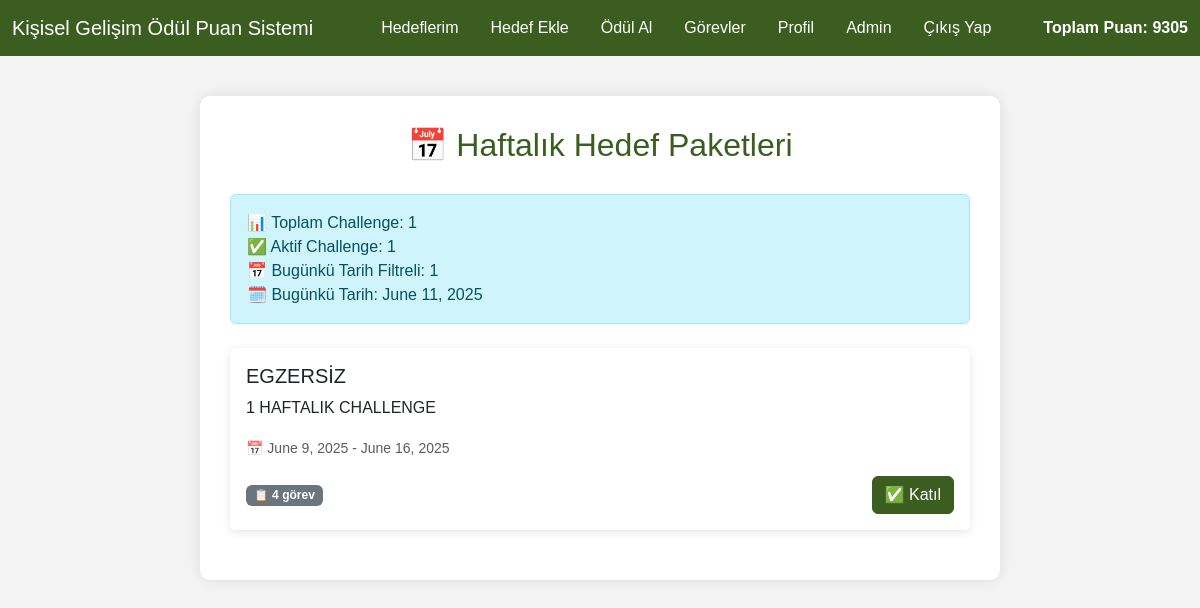
The page /accounts/haftalik-hedefler/ (signed in) on the database its author committed.
### accounts/models.py (models this page shows, shortened)
class Profile(models.Model):
    user = models.OneToOneField(User, on_delete=models.CASCADE)
    points = models.IntegerField(default=0)
    last_login_bonus = models.DateField(null=True, blank=True)
    daily_bonus_claimed = models.DateField(null=True, blank=True)

class Challenge(models.Model):
    title = models.CharField(max_length=255)
    description = models.TextField(blank=True)
    start_date = models.DateField()
    end_date = models.DateField()
    created_at = models.DateTimeField(auto_now_add=True)
    is_active = models.BooleanField(default=True)

### accounts/views.py (the view)
# urls.py: path('haftalik-hedefler/', views.challenge_list, name='challenge_list'),
def challenge_list(request):
    today = timezone.now().date()
    all_challenges = Challenge.objects.all()
    active_challenges = Challenge.objects.filter(is_active=True)
    date_filtered_challenges = Challenge.objects.filter(start_date__lte=today, end_date__gte=today, is_active=True)
    context = {
        'challenges': date_filtered_challenges,
        'total_challenges': all_challenges.count(),
        'active_challenges': active_challenges.count(),
        'date_filtered_count': date_filtered_challenges.count(),
        'today': today,
    }
    return render(request, 'challenges/challenge_list.html', context)

### accounts/templates/challenges/challenge_list.html (shortened to what this page needs)
<!DOCTYPE html>
<html lang="tr">
  <head>
    {% load static %}
    <link
      href="https://cdn.jsdelivr.net/npm/bootstrap@5.3.0/dist/css/bootstrap.min.css"
      rel="stylesheet"
    />
  </head>
  <body>
    <nav class="navbar navbar-expand-lg navbar-custom">
      <div class="container-fluid">
        <a class="navbar-brand" href="{% url 'home' %}"
          >Kişisel Gelişim Ödül Puan Sistemi</a
        >
        <div>
          <ul class="navbar-nav me-auto mb-2 mb-lg-0 d-flex flex-row gap-3">
            <li class="nav-item">
              <a class="nav-link" href="{% url 'goal_list' %}">Hedeflerim</a>
            </li>
            <li class="nav-item">
              <a class="nav-link" href="{% url 'add_goal' %}">Hedef Ekle</a>
            </li>
            <li class="nav-item">
              <a class="nav-link" href="{% url 'reward_list' %}">Ödül Al</a>
            </li>
            <li class="nav-item">
              <a class="nav-link" href="{% url 'task_pool' %}">Görevler</a>
            </li>
            <li class="nav-item">
              <a class="nav-link" href="{% url 'profile' %}">Profil</a>
            </li>
            {% if user.is_superuser %}
            <li class="nav-item">
              <a class="nav-link" href="{% url 'admin:index' %}">Admin</a>
            </li>
            {% endif %}
            <li class="nav-item">
              <form
                method="post"
                action="{% url 'logout' %}"
                style="display: inline"
              >
                <button
                  type="submit"
                  class="nav-link"
                  style="background: none; border: none"
                >
                  Çıkış Yap
                </button>
              </form>
            </li>
          </ul>
        </div>
        <span class="text-white fw-bold"
          >Toplam Puan: {{ user.profile.points }}</span
        >
      </div>
    </nav>
    <div class="container">
      <h2>📅 Haftalık Hedef Paketleri</h2>
      {% if user.is_superuser %}
      <div class="alert alert-info mb-4">
        📊 Toplam Challenge: {{ total_challenges }}<br />
        ✅ Aktif Challenge: {{ active_challenges }}<br />
        📅 Bugünkü Tarih Filtreli: {{ date_filtered_count }}<br />
        🗓️ Bugünkü Tarih: {{ today }}
      </div>
      {% endif %} {% if challenges %} {% for challenge in challenges %}
      <div class="card">
        <div class="card-body">
          <h5 class="card-title">{{ challenge.title }}</h5>
          <p class="card-text">{{ challenge.description }}</p>
          <p class="card-text text-muted">
            <small
              >📅 {{ challenge.start_date }} - {{ challenge.end_date }}</small
            >
          </p>
          <div class="d-flex justify-content-between align-items-center">
            <span class="badge bg-secondary">
              📋 {{ challenge.tasks.count }} görev
            </span>
            <a
              href="{% url 'join_challenge' challenge.id %}"
              class="btn btn-success"
            >
              ✅ Katıl
            </a>
          </div>
        </div>
      </div>
      {% endfor %} {% endif %}
    </div>
  </body>
</html>

### accounts/templates/challenges/challenge_list.html (style rules this page uses)
body { background-color: #f4f4f4; font-family: Arial, sans-serif; }
.navbar-custom { background-color: #3b5d20; }
.navbar-custom .nav-link, .navbar-custom .navbar-brand { color: white; }
.container { max-width: 800px; margin: 40px auto; background: white; padding: 30px; border-radius: 10px; box-shadow: 0 0 15px rgba(0, 0, 0, 0.1); }
.card { margin: 20px 0; border: none; box-shadow: 0 2px 10px rgba(0, 0, 0, 0.1); }
.btn-success { background-color: #3b5d20; border-color: #3b5d20; }
h2 { color: #3b5d20; text-align: center; margin-bottom: 30px; }

### rows shown on the page
Challenge: title "EGZERSİZ", description "1 HAFTALIK CHALLENGE", start_date "June 9, 2025", end_date "June 16, 2025", tasks.count "4"

### other values the page prints
{{ user.profile.points }} "9305"
{{ total_challenges }} "1"
{{ active_challenges }} "1"
{{ date_filtered_count }} "1"
